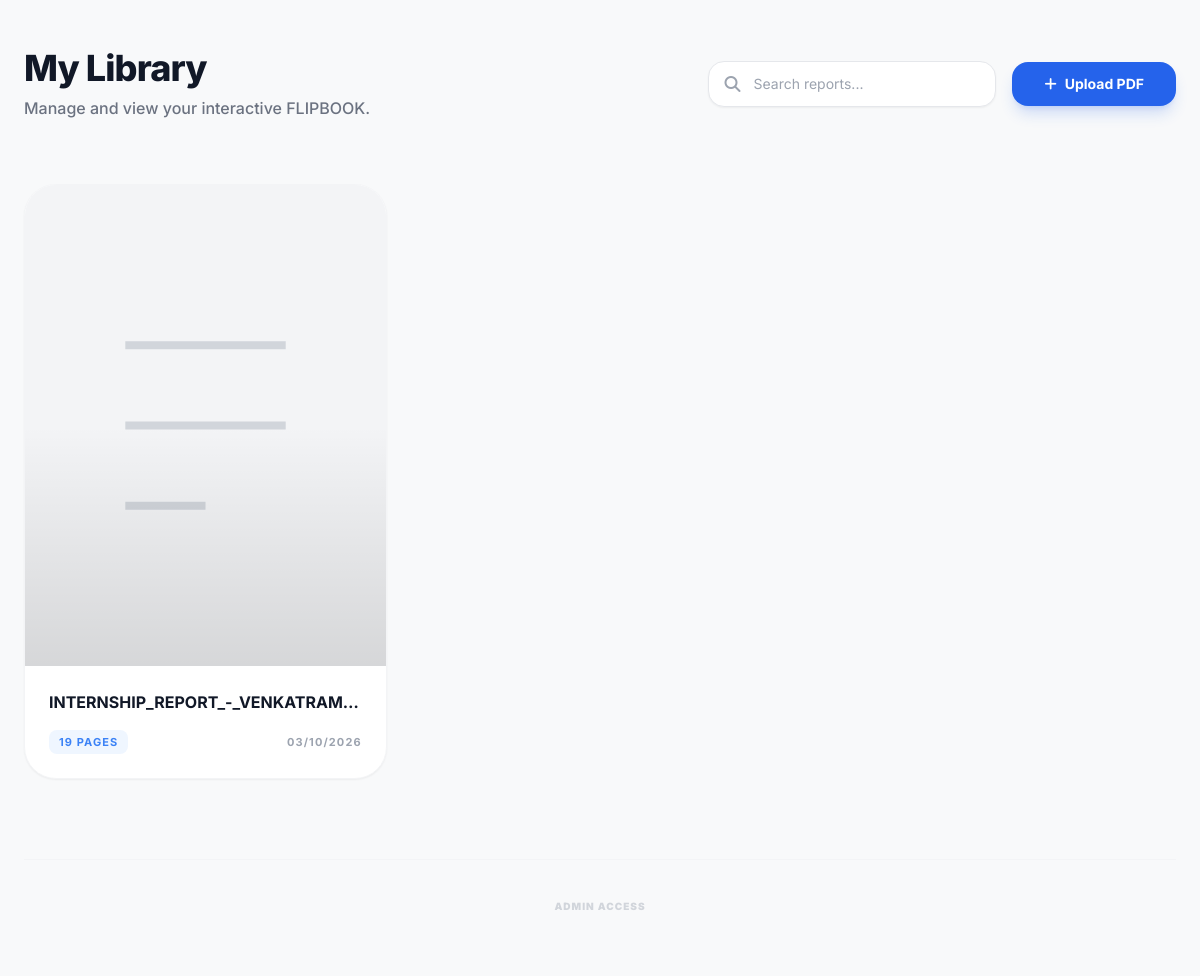
Before: / with the older database file.
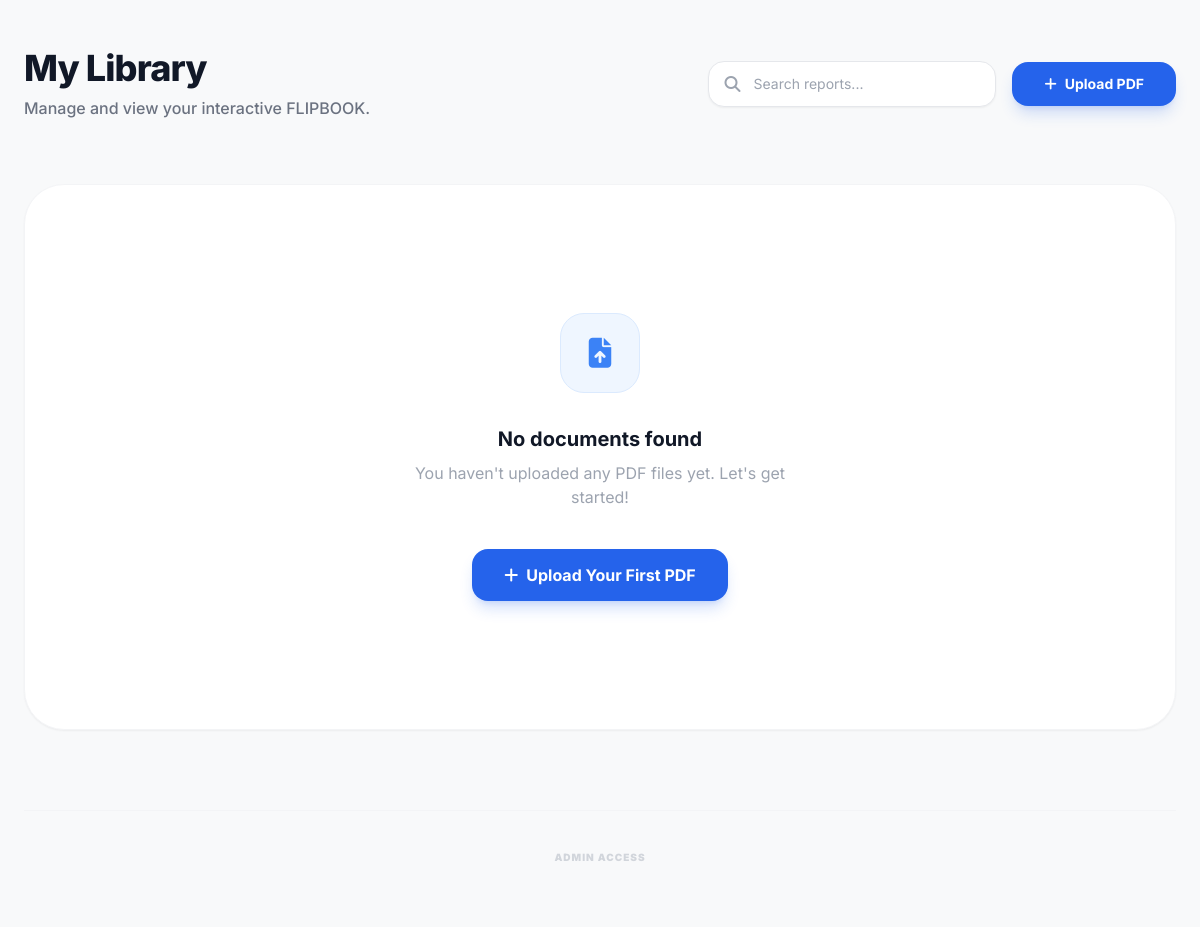
After: the same page with the newer database file.
### app.py (models this page shows)
class Book(db.Model):
    id = db.Column(db.Integer, primary_key=True)
    title = db.Column(db.String(255), nullable=False)
    filename = db.Column(db.String(255), nullable=False)
    page_count = db.Column(db.Integer)
    created_at = db.Column(db.DateTime, default=datetime.utcnow)
    notes = db.relationship('Note', backref='book', lazy=True, cascade="all, delete-orphan")
    highlights = db.relationship('Highlight', backref='book', lazy=True, cascade="all, delete-orphan")

### app.py (the view)
@app.route('/')
def index():
    try:
        books = Book.query.order_by(Book.created_at.desc()).all()
        return render_template('index.html', books=books)
    except Exception as e:
        print(f"Index error: {str(e)}")
        return jsonify({'error': 'Database connection failed'}), 503

### app.py (called while the page is built, shortened)
@app.before_request
def before_request():
    global _db_initialized, _db_error

### templates/index.html (shortened to what this page needs)
{% extends "base.html" %}
{% block content %}
<div class="animate-fade-in max-w-7xl mx-auto py-12 px-6">
    <header class="flex flex-col md:flex-row md:items-center justify-between gap-6 mb-16">
        <div>
            <h1 class="text-4xl font-extrabold tracking-tight text-gray-900 mb-2">My Library</h1>
            <p class="text-gray-500 font-medium">Manage and view your interactive FLIPBOOK.</p>
        </div>
        <div class="flex items-center gap-4">
            <div class="relative hidden sm:block">
                <i class="fas fa-search absolute left-4 top-1/2 -translate-y-1/2 text-gray-400"></i>
                <input type="text" placeholder="Search reports..."
                    class="bg-white border border-gray-200 rounded-2xl pl-11 pr-6 py-3 text-sm text-gray-700 focus:outline-none focus:ring-4 focus:ring-blue-500/10 focus:border-blue-500 w-72 transition-all shadow-sm">
            </div>
            <button id="upload-trigger"
                class="px-8 py-3 bg-blue-600 hover:bg-blue-700 text-white text-sm font-bold rounded-2xl shadow-lg shadow-blue-600/20 transition-all flex items-center gap-2 active:scale-95">
                <i class="fas fa-plus"></i>
                Upload PDF
            </button>
        </div>
    </header>
    <div class="grid grid-cols-1 md:grid-cols-2 lg:grid-cols-3 xl:grid-cols-4 gap-8">
        {% if not books %}
        <div
            class="col-span-full py-32 flex flex-col items-center justify-center text-center bg-white rounded-[2.5rem] border border-gray-100 shadow-sm">
            <div class="w-20 h-20 bg-blue-50 rounded-3xl flex items-center justify-center mb-8 border border-blue-100">
                <i class="fas fa-file-upload text-blue-500 text-3xl"></i>
            </div>
            <h3 class="text-xl font-bold text-gray-900 mb-2">No documents found</h3>
            <p class="text-gray-400 max-w-sm mb-10">You haven't uploaded any PDF files yet. Let's get started!</p>
            <button onclick="document.getElementById('pdf-input').click()"
                class="bg-blue-600 text-white px-8 py-3.5 rounded-2xl font-bold hover:bg-blue-700 shadow-lg shadow-blue-600/20 transition-all flex items-center gap-2 active:scale-95">
                <i class="fas fa-plus"></i>
                Upload Your First PDF
            </button>
        </div>
        {% endif %}
        {% for book in books %}
        <div
            class="bg-white rounded-[2rem] border border-gray-100 shadow-sm overflow-hidden group hover:shadow-xl hover:-translate-y-1 transition-all duration-300">
            <div class="aspect-[3/4] bg-gray-50 relative overflow-hidden">
                <div class="absolute inset-0">
                </div>
            </div>
            <div class="p-6">
                <div class="flex items-start justify-between gap-3 mb-4">
                    <h4 class="text-gray-900 font-bold truncate flex-1 hover:text-blue-600 transition-colors"
                        title="{{ book.title }}">
                        {{ book.title }}
                    </h4>
                </div>
                <div class="flex items-center justify-between text-[11px] font-bold uppercase tracking-widest">
                    <span class="text-blue-500 bg-blue-50 px-2.5 py-1 rounded-lg">
                        {{ book.page_count }} Pages
                    </span>
                    <span class="text-gray-400">
                        {{ book.created_at.strftime('%m/%d/%Y') }}
                    </span>
                </div>
            </div>
        </div>
        {% endfor %}
    </div>
    <footer class="mt-20 py-8 border-t border-gray-100 text-center">
        {% if session.get('is_admin') %}
        <a href="{{ url_for('admin_dashboard') }}"
            class="text-[10px] font-black uppercase tracking-widest text-blue-500 hover:text-blue-700 transition-colors">Admin
            Dashboard</a>
        {% else %}
        <a href="{{ url_for('admin_login') }}"
            class="text-[10px] font-black uppercase tracking-widest text-gray-300 hover:text-gray-500 transition-colors">Admin
            Access</a>
        {% endif %}
    </footer>
</div>
{% endblock %}

Changed rows visible on the page:
removed Book: title "INTERNSHIP_REPORT_-_VENKATRAM…", page_count "19", created_at "03/10/2026"
Other visible differences:
text now shown: "No documents found You haven't uploaded any PDF files yet. Let's get started! Upload Your First PDF"
